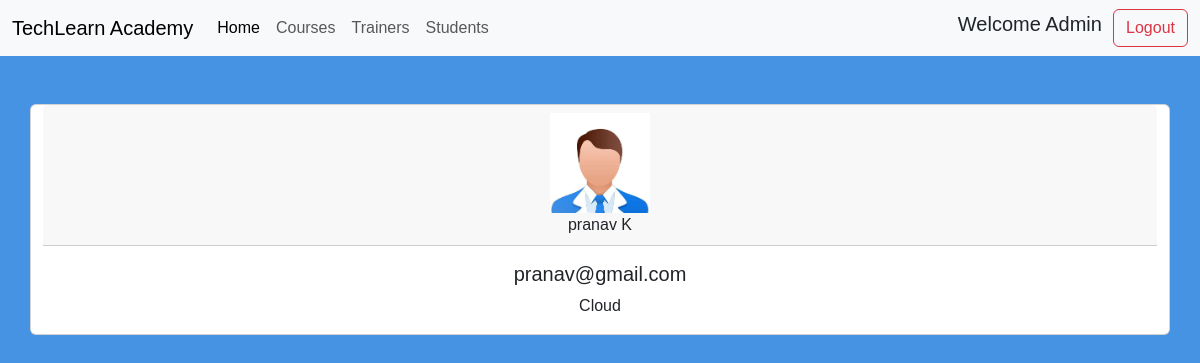
The page /academy/view_trainer/2/ (signed in) on the database its author committed.
### academy/models.py (models this page shows)
class Trainer(models.Model):
    First_name = models.CharField(max_length=50)
    Last_name = models.CharField(max_length=50)
    Email = models.EmailField(unique=True)
    Expertise = models.CharField(max_length=100)
    Trainer_photo = models.ImageField(upload_to="Trainer_photo")
    def __str__(self):
        return f"{self.First_name} {self.Last_name}"

### academy/views.py (the view)
# urls.py: path('view_trainer/<int:id>/',views.view_trainer,name="view_trainer"),
@login_required
def view_trainer(request,id):
    trainer = get_object_or_404(Trainer,id=id)
    context = {
        'trainer':trainer,
    }
    return render(request,'view_trainer.html',context)

### templates/view_trainer.html (shortened to what this page needs)
<!DOCTYPE html>
<html lang="en">
    {% load static %}
<head>
    <link href="https://cdn.jsdelivr.net/npm/bootstrap@5.3.8/dist/css/bootstrap.min.css" rel="stylesheet">
    <link rel="stylesheet" href="{% static 'css/style.css' %}">
</head>
<body>
    <nav class="navbar navbar-expand-lg bg-body-tertiary">
  <div class="container-fluid">
    <a class="navbar-brand" href="#">TechLearn Academy</a>
    <div class="collapse navbar-collapse" id="navbarSupportedContent">
      <ul class="navbar-nav me-auto mb-2 mb-lg-0">
        <li class="nav-item">
          <a class="nav-link active" aria-current="page" href="{% url "home" %}">Home</a>
        </li>
        <li class="nav-item">
          <a class="nav-link" href="{% url "courses" %}">Courses </a>
        </li>
        <li class="nav-item">
          <a class="nav-link " href="{% url "trainers" %}">Trainers </a>
        </li>
        <li class="nav-item">
          <a class="nav-link" href="{% url "students" %}">Students </a>
        </li>
      </ul>
      <h5> Welcome {{ user }} &nbsp </h5>
      <div class="form-inline my-2 my-lg-0">
        {% if user.is_authenticated  %}
      <a class="btn btn-outline-danger my-2 my-sm-0" href="{% url "logout" %}"  type="submit">Logout</a>
        {% else %}
      <a class="btn btn-outline-success my-2 my-sm-0" href="{% url "login" %}" type="submit">Login</a>
      <a class="btn btn-outline-warning my-2 my-sm-0" href="{% url "register" %}" type="submit">Register</a>
      {% endif %}
      </div>
    </div>
  </div>
</nav>
<section class="pt-6" style="display:flex;justify-content:center;">
<div class="card container text-center mt-5">
  <div class="card-header">
    <img src="{{ trainer.Trainer_photo.url }}" alt="" width='100' height=><br>
    {{trainer}}
  </div>
  <div class="card-body">
    <h5 class="card-title">{{ trainer.Email }}</h5>
    <p class="card-text">{{trainer.Expertise}}</p>
  </div>
</div>
</section>
</body>
</html>

### static/css/style.css (style rules this page uses)
* { box-sizing: border-box; -webkit-box-sizing: border-box; -moz-box-sizing: border-box; }
body { font-family: Helvetica; -webkit-font-smoothing: antialiased; background: rgba( 71, 147, 227, 1); }

### rows shown on the page
Trainer: Trainer_photo (picture), First_name+Last_name "pranav K", Email "pranav@gmail.com", Expertise "Cloud"

### other values the page prints
{{ user }} "Admin"
